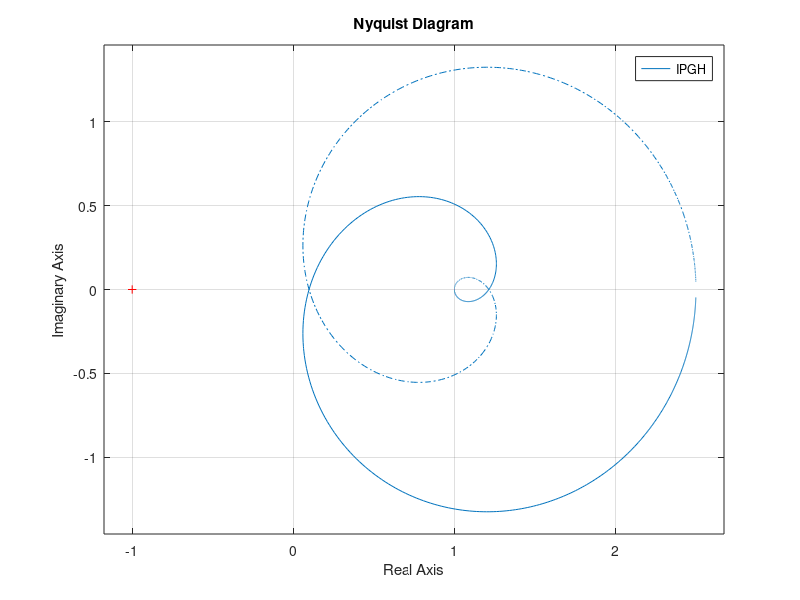
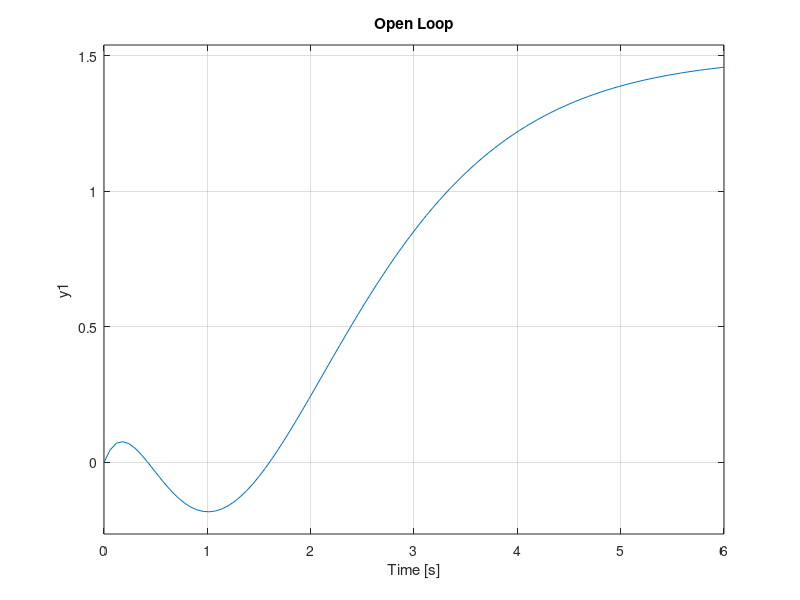
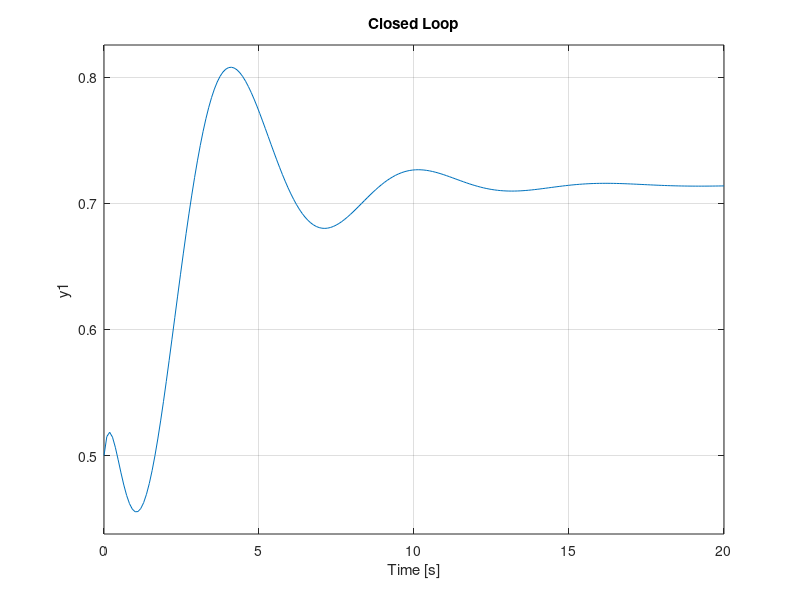
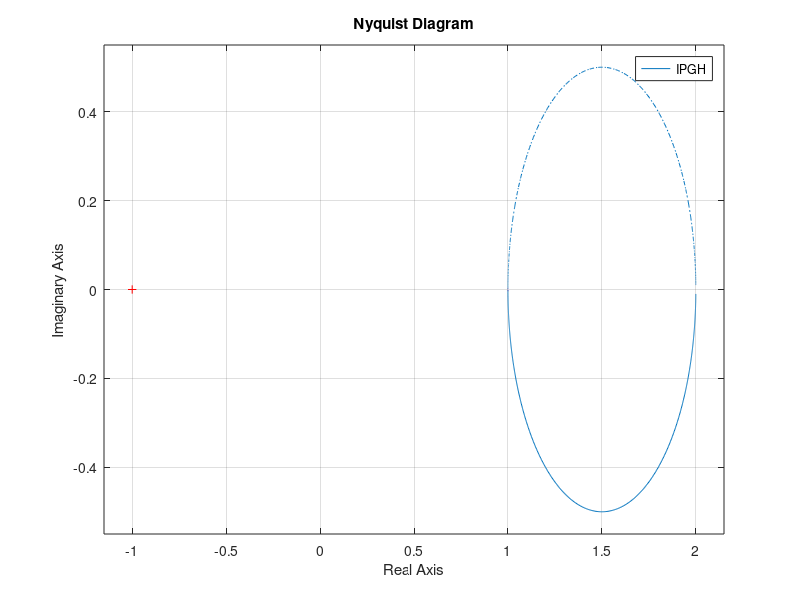

The MATLAB script that drew these images, in order: (Note: this script raises an error after producing the figures.)
% Nyquist Stable plant

H = zpk([2 2 -3],[-2 -2 -2 -1],1)
IPGH = 1 + H;
figure(1)
nyquist(IPGH);

figure(2)
step(H)
title('Open Loop');


cLoop = feedback(IPGH,1)
figure(3)
step(cLoop)
title('Closed Loop');

%% Nyquist Stable OL plant con coincidenza

H = zpk([2 2 -3],[2 2 -3 -1],1);
IPGH = 1 + H;
figure(4)
nyquist(IPGH);

figure(6)
step(H)
title('Open Loop');

cLoop = feedback(IPGH,1);
figure(5)
step(cLoop)
title('Closed Loop');


%% Nyquist UNStable plant

P = zpk([1.3 -2],[-1 0 2],1);
sysM = canon(P,'modal');
%disp(sysC.a);
disp('Realization of the following Transfer Function:');
disp(P);
disp('X');


autoval = eig(sysM.a);
for i= 1:size(sysM.a,1)
    disp('Testing autoval:');
    disp(autoval(i))
    if (autoval(i)>=0)
        disp('eig with non negative real part!!');
    else
        %disp('Ok');
    end
end

disp('Matrice dinamica');
disp(sysM.a);

figure(4)
step(P)
title('Open Loop');

% Sintesi compensatore LQR

Q=eye(size(sysM.a,2));
R=eye(size(sysM.b,2));
K=lqr(sysM.a,sysM.b,Q,R);

H = ss(sysM.a,sysM.b,K,zeros(size(sysM.d)));
disp('Eig of A');
eig(H.a)

figure(6)
step(H)
title('Open Loop - post sintesi');

% Determine numero giri da nyquist. Must be = to Pp = 2
IPGH = 1 + H;
nyquist(IPGH);


cLoop = feedback(IPGH,1)
figure(9)
step(cLoop);
title('Closed Loop post sintesi');

%%
H = zpk([2 2 -3],[-2 -2 -2 -1],1)
IPGH = 1 + H;
nyquist(IPGH);


cLoop = feedback(IPGH,1)
figure(1)
step(cLoop)
title('Closed Loop');

figure(2)
step(H)
title('Open Loop');

